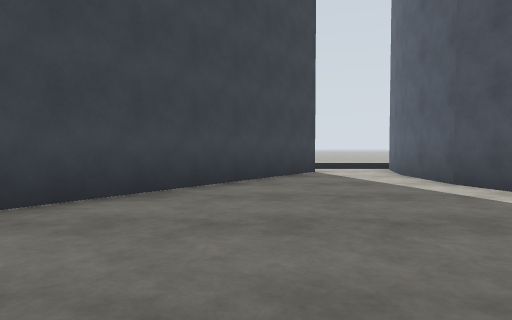
View 1 (above)

24 first-person views from a walk through a world built for the Gazebo simulator. The camera is 1.2 m above the floor, tilts 2° down and sees 75° across. The floor is counted in squares, 2 m on a side. Each view is taken from the middle of a square. On the plan, view 1 faces up. The plan holds only what a view shows up to about 9 squares ahead; the rest is blank. The place goes on beyond the plan.

View 2
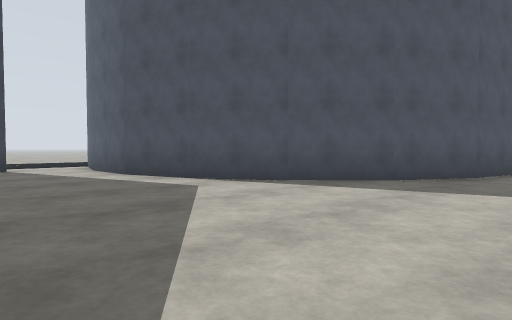

View 3
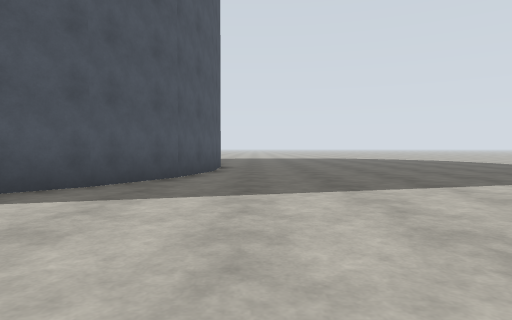

View 4
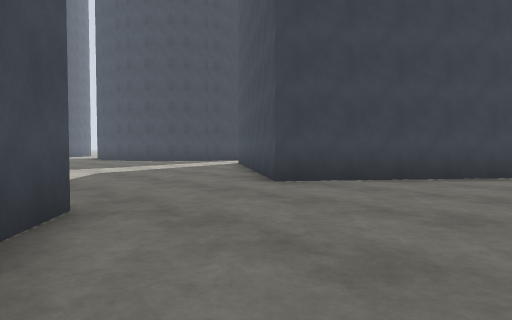

View 5
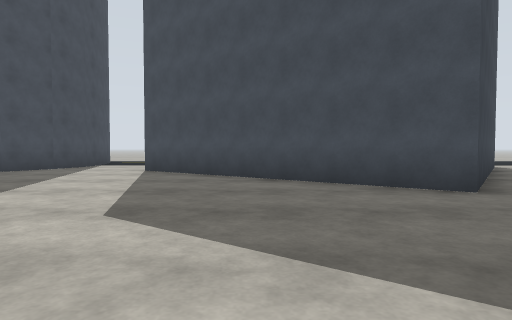

View 6
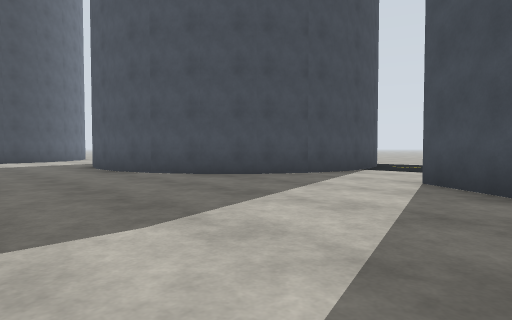

View 7
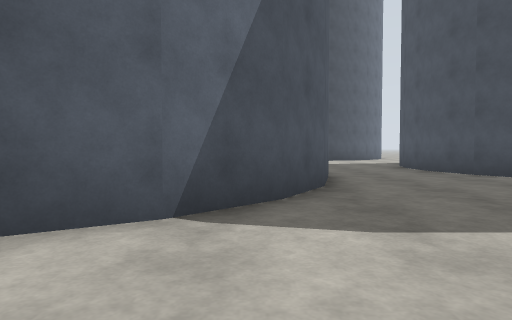

View 8
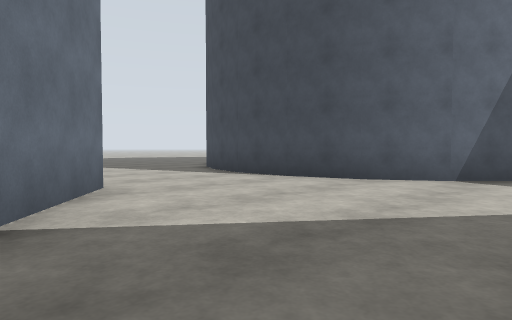

View 9
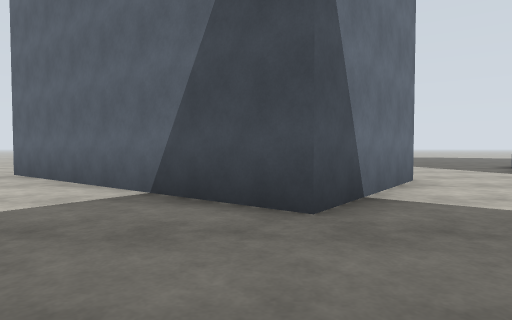

View 10
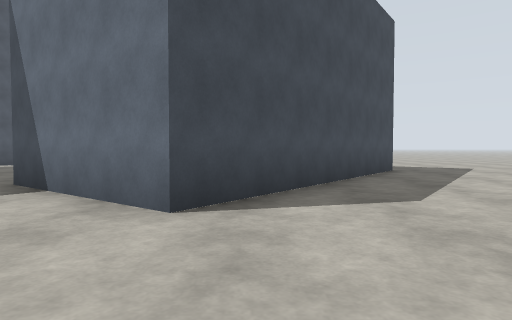

View 11
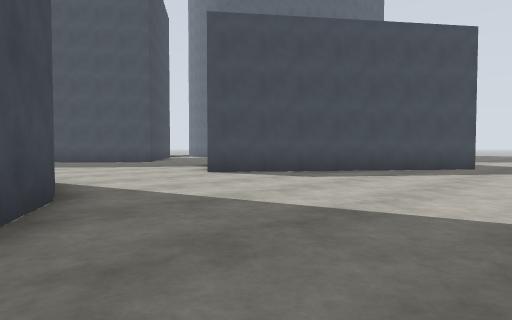

View 12
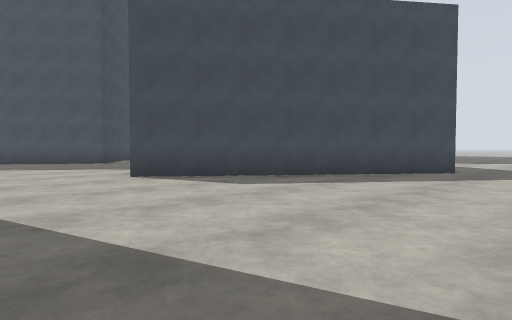

View 13
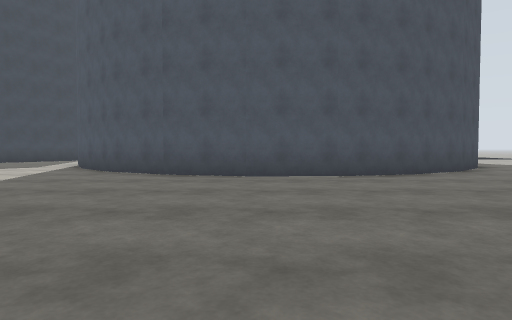

View 14
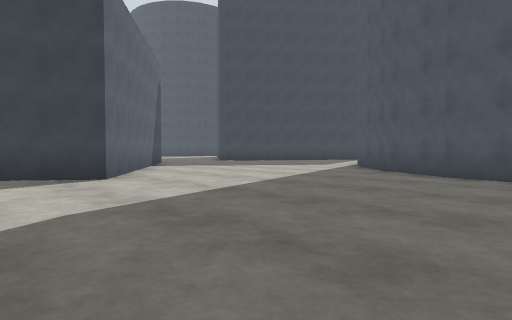

View 15
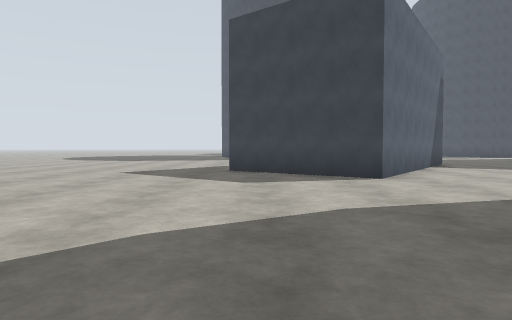

View 16
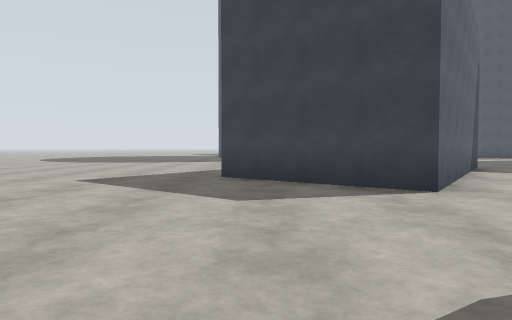

View 17
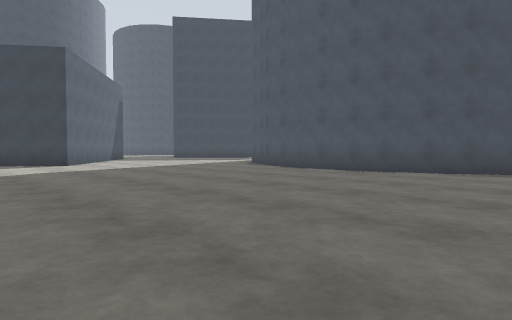

View 18
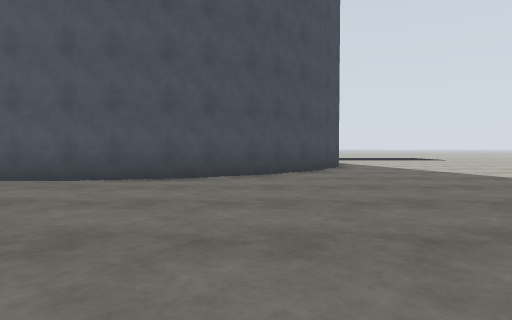

View 19
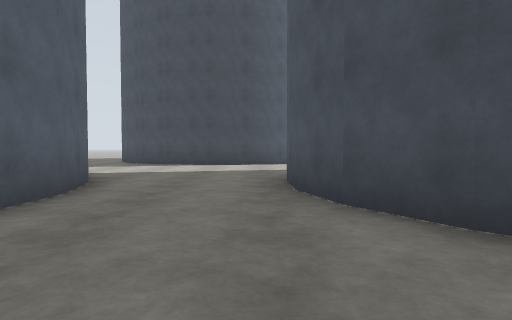

View 20
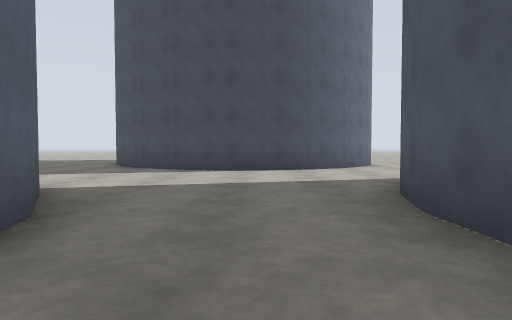

View 21
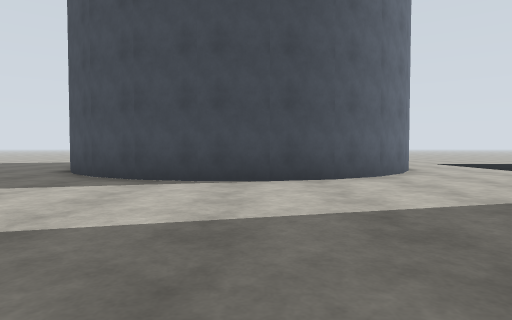

View 22
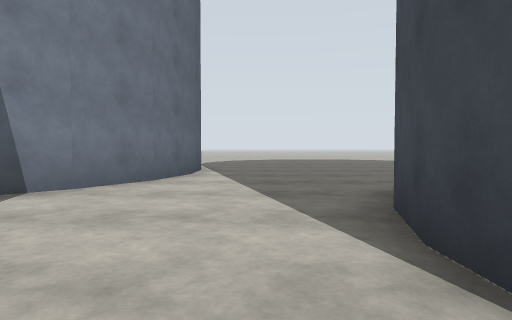

View 23
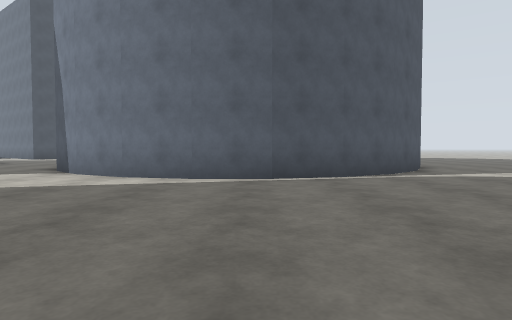

View 24
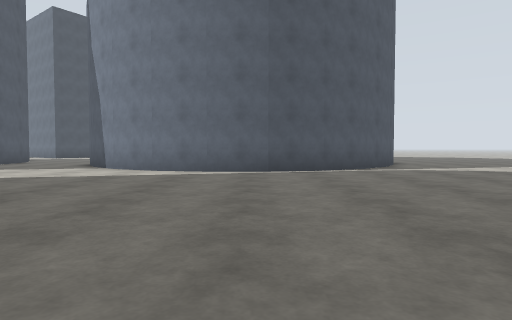

### Floor plan
Key: @ floor where view 1 was taken; . floor; B grey box; C grey cylinder.
Columns run from 29 left of view 1 to 16 right of it. Each row starts with its distance up from view 1.
 10                   ..
  9    ..            C..          B..C
  8    ....          C...         B..C
  7    C....        C...BB       B...C
  6     C....      CC.....B     B....C
  5      C.....CCCC........B   BB....C
  4      C..................BB B.....C
  3       C...................B.......C
  2       C...........................C          C
  1      C......CCCCCC.................C        C.
  0      C.....C      C..........@......CCC CCCC..
 -1     C.....C        C.......B...........C......
 -2    C.....C         CC.....BBB.................
 -3   .......C          C....B  BB................
 -4  ........C          C...BB    B...............
 -5 .........C          C....BB    B..............
 -6  ........C          C......B    B.............
 -7   .......C          C.......BB B..............
 -8    .......C        C.........BB...............
 -9      ......C       ....................  .....
-10       ......       ...................
-11         ....       .......  .........
-12                             .......

Where each view was taken, in squares from view 1:
view 1: 0 up, 0 right, facing up
view 2: 2 down, 0 right, facing up-right
view 3: 2 down, 1 right, facing right
view 4: 2 down, 1 right, facing up-left
view 5: 2 down, 6 left, facing up
view 6: 1 up, 7 left, facing up-left
view 7: 0 up, 7 left, facing left
view 8: 1 up, 3 left, facing down-left
view 9: 2 up, 2 left, facing down
view 10: 5 down, 8 left, facing right
view 11: 11 down, 10 left, facing up-right
view 12: 11 down, 8 left, facing up-right
view 13: 8 down, 10 right, facing up
view 14: 8 down, 10 right, facing up-left
view 15: 8 down, 10 right, facing left
view 16: 8 down, 8 right, facing left
view 17: 9 down, 16 right, facing up-left
view 18: 7 down, 15 right, facing up
view 19: 4 up, 11 left, facing left
view 20: 3 up, 14 left, facing left
view 21: 3 up, 17 left, facing left
view 22: 4 up, 22 left, facing down
view 23: 5 down, 27 left, facing right
view 24: 5 down, 29 left, facing right
